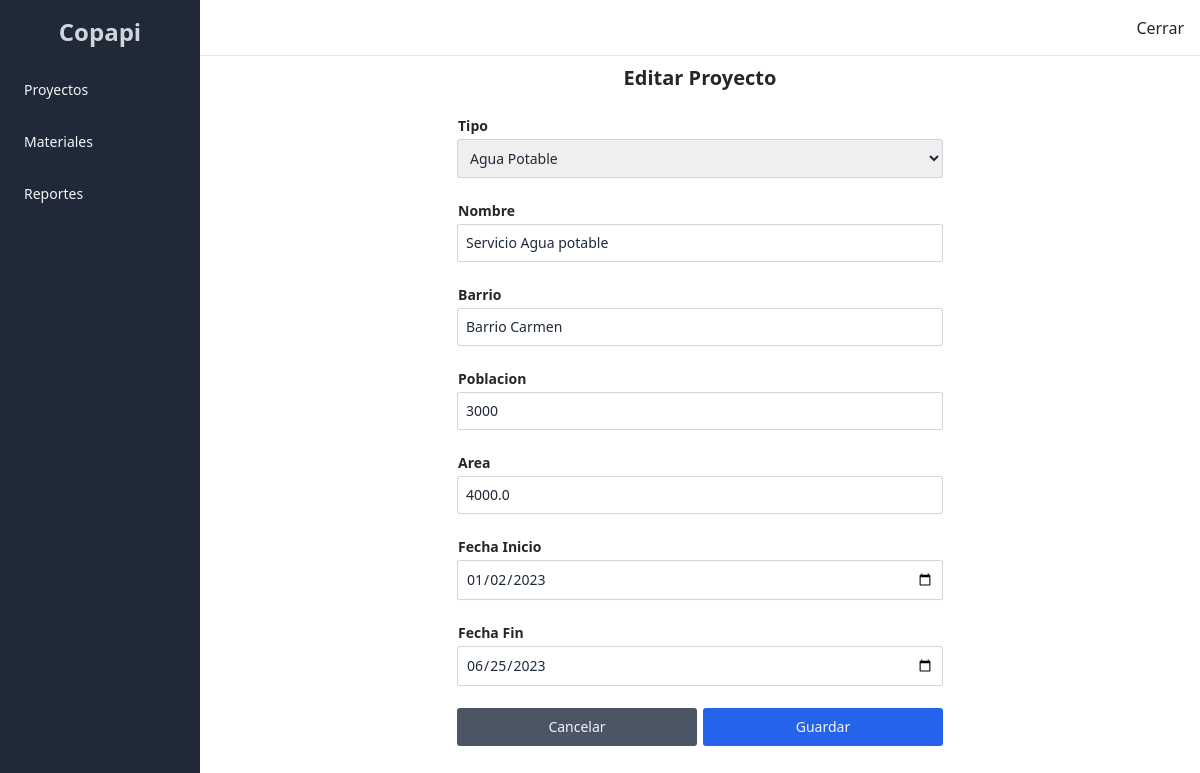
Screenshot of /proyecto/update/2/ (signed in) with the database file from the repository.
### proyecto/models.py (models this page shows, shortened)
class Proyecto(models.Model):
    tipo = models.ForeignKey(TipoProyecto, related_name='proyectos', on_delete=models.CASCADE)
    nombre = models.CharField(max_length=200, verbose_name='Nombre')
    fecha_inicio = models.DateField(verbose_name='Fecha Inicio')
    fecha_fin = models.DateField(verbose_name='Fecha Fin')
    estado = models.PositiveIntegerField(choices=ESTADOS, verbose_name='estado')
    barrio = models.ForeignKey(Barrio, null=True, blank=True, related_name='proyectos', on_delete=models.CASCADE)
    empleados = models.ManyToManyField(Empleado, related_name='proyectos')

### proyecto/views.py (the view, shortened to what this page needs)
# urls.py: path('update/<int:pk>/', ProyectoUpdateView.as_view(), name='proyecto-update'),
class ProyectoUpdateView(LoginRequiredMixin, FormView):
    template_name = 'proyecto_form.html'
    form_class = ProyectoForm
    success_url = '/proyecto/'
    def get_context_data(self, **kwargs: Any) -> dict[str, Any]:
        context = super().get_context_data(**kwargs)
        context['object'] = Proyecto.objects.select_related('tipo', 'barrio').get(pk=self.kwargs['pk'])
        return context
    def get_initial(self) -> dict[str, Any]:
        initial = super().get_initial()
        obj = Proyecto.objects.select_related('tipo', 'barrio').get(pk=self.kwargs['pk'])
        initial.update({
            'tipo': obj.tipo,
            'nombre': obj.nombre,
            'barrio': obj.barrio.nombre,
            'poblacion': obj.barrio.poblacion,
            'area': obj.barrio.area,
            'fecha_inicio': obj.fecha_inicio,
            'fecha_fin': obj.fecha_fin,
        })
        return initial

### proyecto/forms.py
class ProyectoForm(forms.Form):
    tipo = forms.ModelChoiceField(
        queryset=TipoProyecto.objects.order_by('pk').all(),
        label='Tipo',
    )
    nombre = forms.CharField(
        max_length=200,
        label='Nombre',
    )
    barrio = forms.CharField(max_length=200, label='Barrio')
    poblacion = forms.IntegerField(label='Poblacion')
    area = forms.FloatField(label='Area', widget=forms.TextInput(attrs={'type': 'number', 'step': '0.1'}))
    fecha_inicio = forms.DateField(label='Fecha Inicio', widget=forms.TextInput(attrs={'type': 'date'}))
    fecha_fin = forms.DateField(label='Fecha Fin', widget=forms.TextInput(attrs={'type': 'date'}))

### proyecto/models.py (called while the page is built)
    def __str__(self) -> str:
        return self.nombre

### proyecto/templatetags/formclss.py (called while the page is built)
@register.filter(name='addclss')
def addclss(field, clss):
    return field.as_widget(attrs={'class': clss})

### templates/proyecto_form.html (shortened to what this page needs)
{% extends 'index.html' %}
{% load formclss %}
{% block content %}
    <section class="h-[calc(100vh_-_5rem)] overflow-auto">
        <form class="flex flex-col gap-6 w-1/2 mx-auto" action="." method="post">{% csrf_token %}
            <h6 class="text-center text-xl font-bold text-neutral-800">
                {% if object %}Editar{% else %}Nuevo{% endif %} Proyecto
            </h6>
            <div class="flex flex-col gap-1">
                <label class="text-sm font-semibold text-neutral-800" for="{{ form.tipo.id_for_label }}">{{form.tipo.label}}</label>
                {{ form.tipo|addclss:"form-control" }}
            </div>
            <div class="flex flex-col gap-1">
                <label class="text-sm font-semibold text-neutral-800" for="{{ form.nombre.id_for_label }}">{{form.nombre.label}}</label>
                {{ form.nombre|addclss:"form-control" }}
            </div>
            <div class="flex flex-col gap-1">
                <label class="text-sm font-semibold text-neutral-800" for="{{ form.barrio.id_for_label }}">{{form.barrio.label}}</label>
                {{ form.barrio|addclss:"form-control" }}
            </div>
            <div class="flex flex-col gap-1">
                <label class="text-sm font-semibold text-neutral-800" for="{{ form.poblacion.id_for_label }}">{{form.poblacion.label}}</label>
                {{ form.poblacion|addclss:"form-control" }}
            </div>
            <div class="flex flex-col gap-1">
                <label class="text-sm font-semibold text-neutral-800" for="{{ form.area.id_for_label }}">{{form.area.label}}</label>
                {{ form.area|addclss:"form-control" }}
            </div>
            <div class="flex flex-col gap-1">
                <label class="text-sm font-semibold text-neutral-800" for="{{ form.fecha_inicio.id_for_label }}">{{form.fecha_inicio.label}}</label>
                {{ form.fecha_inicio|addclss:"form-control" }}
            </div>
            <div class="flex flex-col gap-1">
                <label class="text-sm font-semibold text-neutral-800" for="{{ form.fecha_fin.id_for_label }}">{{form.fecha_fin.label}}</label>
                {{ form.fecha_fin|addclss:"form-control" }}
            </div>
            <div class="flex gap-2">
                <a class="flex-1 btn btn-secondary" href="{% url 'proyectos' %}">
                    Cancelar
                </a>
                <button type="submit" class="flex-1 btn btn-primary">
                    Guardar
                </button>
            </div>
        </form>
    </section>
{% endblock %}

### rows the page displays
Proyecto: tipo "Agua Potable", nombre "Servicio Agua potable", barrio "Barrio Carmen", fecha_inicio "01/02/2023", fecha_fin "06/25/2023"
